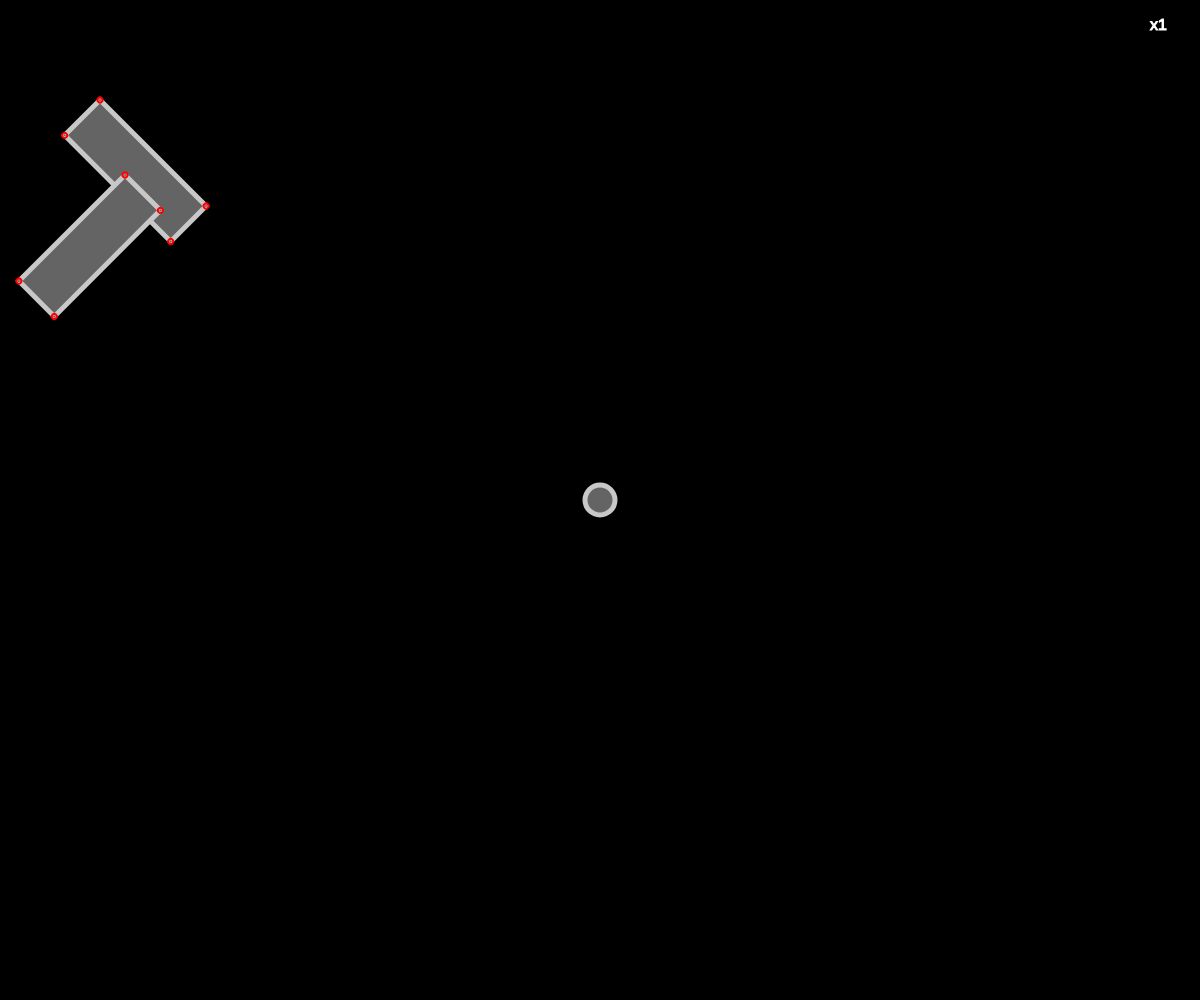
Frame 1 (no input)
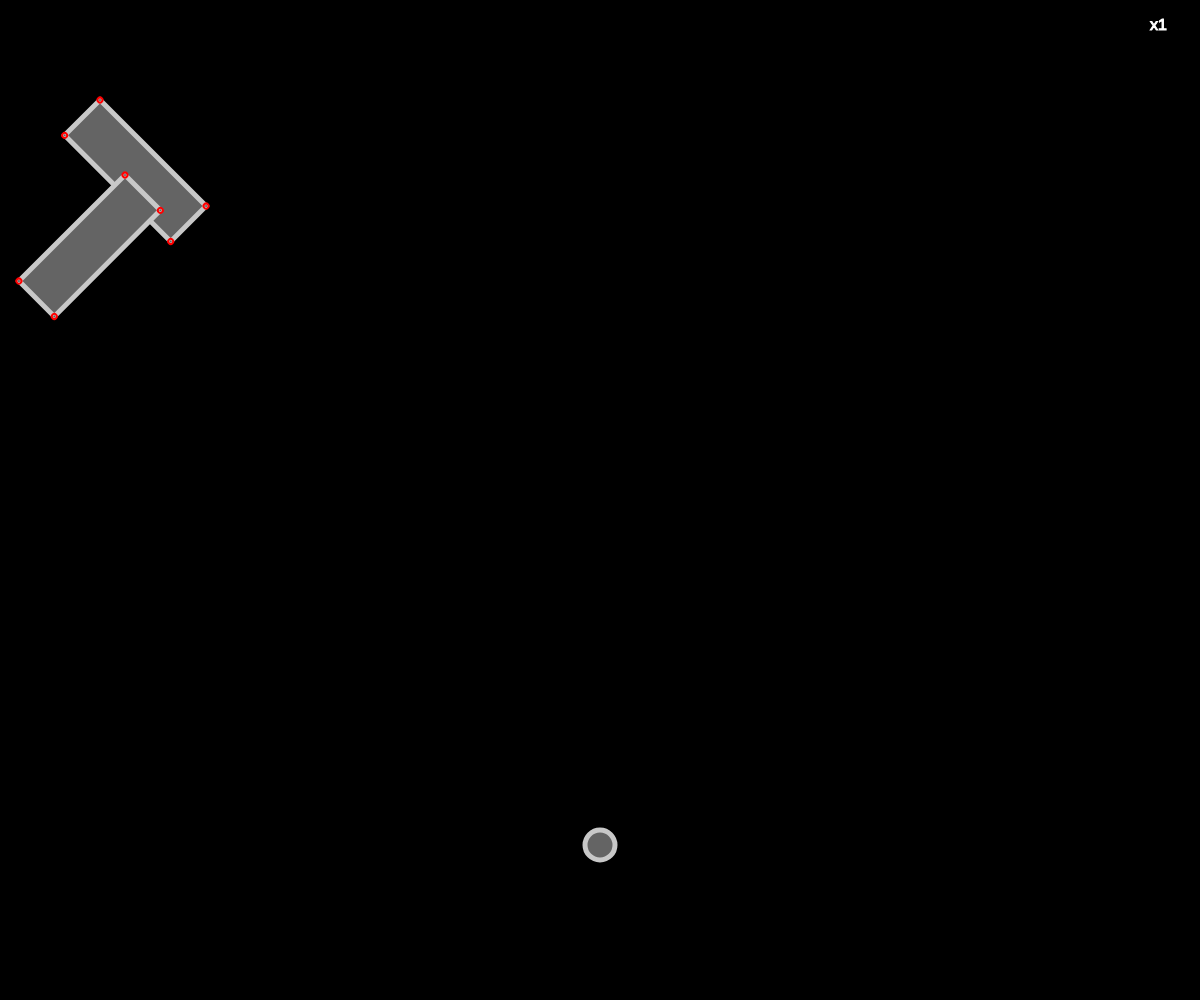
Frame 60 (no input)
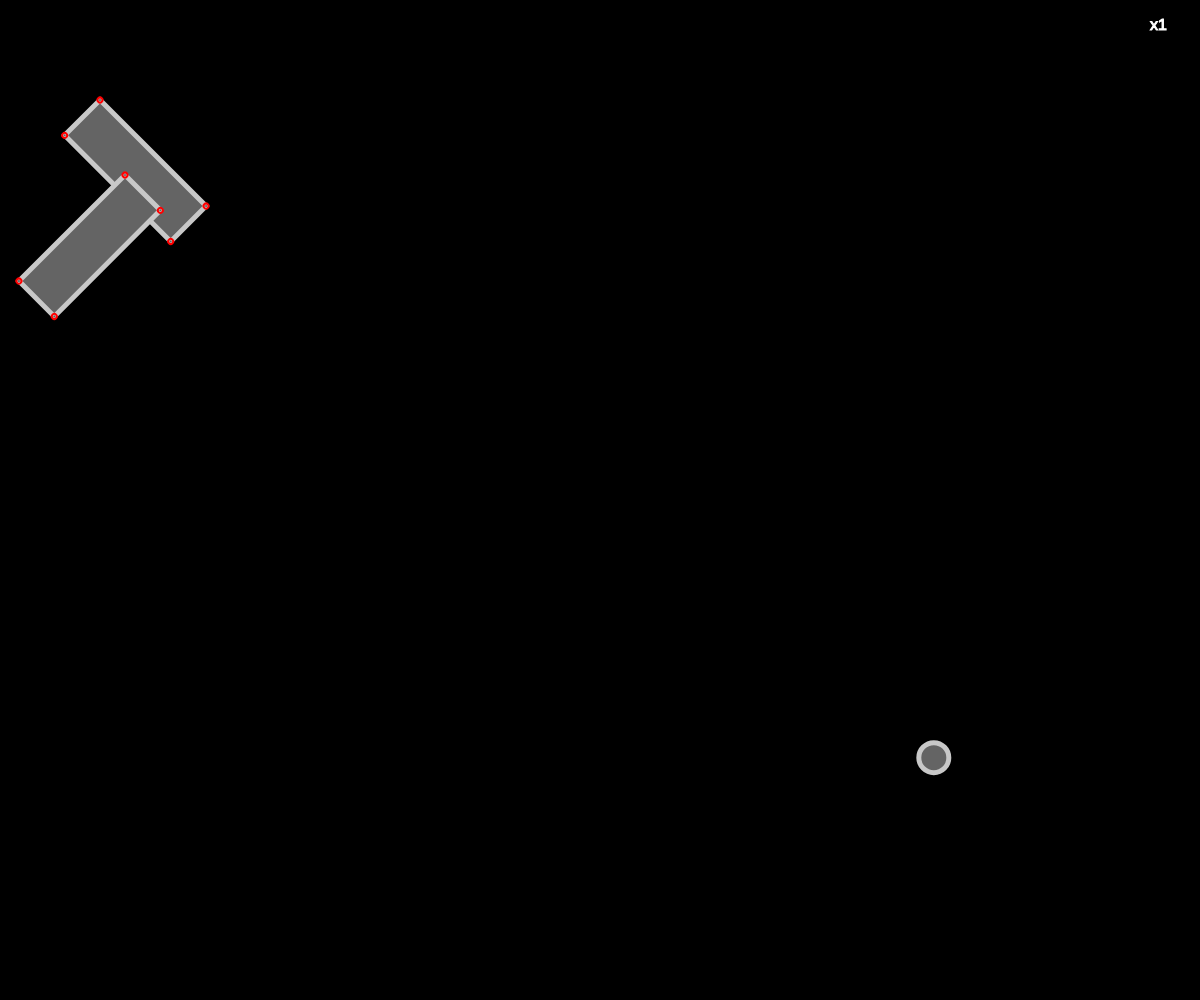
Frame 120 (the mouse pressed at the canvas centre since frame 60)

The p5.js sketch that drew these frames (run headless with seeded random() and noise() and a simulated clock; from frame 60 on, the mouse is pressed at the canvas centre):

// p5.js sketch
// ── sketch.js
let bolas = [];
let caixas = [];
let novo;
let vezes = 1.00;
let contador = 0;

function setup(){
    createCanvas(windowWidth, windowHeight);
    frameRate(60);
    bolas.push(new bola(width/2, height/2, 1));
    caixas.push(new caixa(100,100,150,50,5));
    caixas.push(new caixa(125,175,50,150,5));
}

function draw(){
    background(0);
    
    if(mouseIsPressed){
        let wind = createVector(0.2,0);
        for(let bola of bolas){
            bola.applyForce(wind);
        }
    }
    
    let abacate = new bola(50,50,3);
    
    for (let bola of bolas) {
        bola.update();
        bola.applyWeight();
        bola.edges();
        bola.show();
    }
    for (let caixa of caixas) {
        //bola.update();
        //bola.applyWeight();
        //bola.edges();
        caixa.show();
    }
    
    let x = 0;
    let y = 0;
    
    while(x < bolas.length){
        while(y < bolas.length){
            //console.log("x: ",x);
            //console.log("y: ",y);
            if(bolas[x].pos.x <= bolas[y].pos.x){
                if(bolas[x].intersects(bolas[y])){
                    //bolas[y].calculateColision(bolas[x]);
                    console.log("-");
                }    
            }else{
                if(bolas[y].intersects(bolas[x])){
                    //bolas[y].calculateColision(bolas[x]);
                    console.log("-");
                }    
            }
            
            y++;
        }   
        y = 0;
        x++;
    }
    stroke(255);
    strokeWeight(1);
    fill(255);
    textSize(16);
    round(vezes,2);
    text("x"+vezes,width-50,30);
}

function keyPressed(){
    if(keyCode === DOWN_ARROW){
        bolas.push(new bola(random(0,width), random(0,height-100), random(1,5)));
    }else if(keyCode === RIGHT_ARROW){
        bolas.push(new bola(100,100,5));
    }else if(keyCode === LEFT_ARROW){
        bolas.push(new bola(200,100,2));
    }else if(keyCode === BACKSPACE){
        bolas.pop();
    }else if(keyCode === UP_ARROW){
        for(let bola of bolas){
            let praCima = createVector(random(1*bola.m,5*bola.m),random(5*bola.m,20*bola.m));
            bola.applyForce(praCima);
        }
        vezes = 1;
    }else if(keyCode === 79){//o
        let forca = createVector(20,10);
        novo = new bola(50,100,2,"#FF0000")
        novo.applyForce(forca);
        bolas.push(novo);
    }else if(keyCode === 80){   //p
        let forca = createVector(-10,10);
        novo = new bola(width-50,100,5,"#0000FF");
        novo.applyForce(forca);
        bolas.push(novo);
    }else if(keyCode === 73){//i
        let forca = createVector(-1,3);
        novo = new bola(width-100,height-200,5,"#b4d455");
        novo.applyForce(forca);
        bolas.push(novo);
    }else if(keyCode === 85){//u
        let forca = createVector(1,3);
        novo = new bola(width-170,height-200,5,"#f42069");
        novo.applyForce(forca);
        bolas.push(novo);
    }else if(keyCode === 75){//k
        let forca = createVector(0.2,0);
        novo = new bola(10,height,1,"#00A648");
        novo.applyForce(forca);
        bolas.push(novo);
    }else if(keyCode === 76){//l
        let forca = createVector(-0.2,0);
        novo = new bola(75,height,1,"#D1CA00");
        novo.applyForce(forca);
        bolas.push(novo);
    }else if(keyCode === 81){//q
        for (let bola of bolas) {
            bola.vel.mult(0);
        }
        vezes = 1;
    }else if(keyCode === 87){//w
        for (let bola of bolas) {
            bola.vel.mult(0.80);
        }
        vezes *= 0.8;
    }else if(keyCode === 69){//e
        for (let bola of bolas) {
            bola.vel.mult(1.20);
        }
        vezes *= 1.2;
    }else if(keyCode == 78){//n
        let forca = createVector(-10,0);
        novo = new bola(width-100,height/2,3,"#00D86C");
        novo.applyForce(forca);
        bolas.push(novo);
    }else if(keyCode == 77){//m
        let forca = createVector(10,0);
        novo = new bola(100,height/2,3,"#D800AD");
        novo.applyForce(forca);
        bolas.push(novo);
    }
    
}





function colision(){
    /*contador = 0;   
    console.log("aaaaaaaaaaa");
    for(let x=0; x <= bolas.lenght-1; x++){
        console.log("bbbbbbbbbbb");
        for(let y=0; y <= bolas.lenght-1; y++){
            
            if(x == y){
                return
            }
            
            if(contador == 0){
                console.log(bolas[x]);
                console.log(bolas[y]);
            }            
            contador++;
            
            let colisionx = false;
            let colisiony = false;
            let colisionFinal = false;
            
            let bxx = bolas[x].pos.x;
            let bxy = bolas[x].pos.y;
            let bxr = bolas[x].pos.r;
            
            let byx = bolas[y].pos.x;
            let byy = bolas[y].pos.y;
            let byr = bolas[y].pos.r;
            if(bxx - bxr <= byx + byr && bxx + bxr >= byx - byr){
                colisionx = true;
                console.log("colisao x");
            }
            if(bxy - bxr <= byy + byr && bxy + bxr >= byy - byr){
                colisiony = true;
                console.log("colisao y");
            }
            if(colisionx && colisiony){
                colisionFinal = true;
                console.log("COLIDIU");
            }else{
                console.log("NAO COLIDIU");
            }
        }
    }
    
    
    
    
    
    
    
    
    
    
    
    
    
    
    
    
    
    for(let x of bolas){
        for(let y of bolas){
            
            console.log(x.pos.x);
            console.log(y.pos.x);
            console.log("-=-=-=-");
            console.log(x.pos.y);
            console.log(y.pos.y);
            if(x.pos.x == y.pos.x && x.pos.y == y.pos.y){
                console.log("retornou");
                return;
            }
            console.log("NAOOOOOOOO RETORNOUUUU");
            let d = x.pos.dist(y.pos);
            console.log(d);
            
        }
    
    
    
    
    
    */
    
    
    
    
    
}
// ── classBola.js
class bola{
    constructor(x,y,m,cor){
        this.pos = createVector(x,y);
        this.vel = createVector(0,0);
        this.acc = createVector(0,0);
        this.m = m;
        this.r = sqrt(m) * 15;
        this.gravity = createVector(0,0.2);
        this.cor = cor;
        this.ang = 0;
        this.angVelocity = 1;
        this.angAceleration = createVector(0,0);
        this.centerOfMass = createVector(this.pos.x,this.pos.y);
        this.currentColision = createVector(0,0);
        this.angCurrentColision = 0;
        this.finalColVel = createVector(0,0);
        this.finalColAngVel = createVector(0,0);
        this.distColisionP = createVector(0,0);
        this.impulse = 0;
        this.e = 1;
        this.n = createVector(0,0);
        this.i = 1;
        //this.preRelVel = createVector(0,0);
    }
    
    show(){
        strokeWeight(5);
        stroke(200);
        if(this.cor == undefined){
            fill(100);
        }else{
            fill(this.cor);     
        }
        push();
        translate(this.pos.x,this.pos.y);
        rotate(this.ang);
        ellipse(0,0, this.r*2);
        
        pop();
    }
    
    edges(){
        if (this.pos.x >= width-this.r) {
            this.pos.x = width-this.r;
            this.vel.x *= -1;
        } else if (this.pos.x <= this.r) {
            this.pos.x = this.r;
            this.vel.x *= -1;
        }
        if (this.pos.y >= height-this.r) {
            this.pos.y = height-this.r;
            this.vel.y *= -1;
        } else if (this.pos.y <= this.r) {
            this.pos.y = this.r;
            this.vel.y *= -1;
        }
    }
    
    update(){
        //let mouse = createVector(mouseX, mouseY);
        //this.acc = p5.Vector.sub(mouse, this.pos);
        //this.acc.setMag(0.1);
        
        //this.angAceleration += 0.00001;
        //this.angVelocity += this.angAceleration;
        //this.ang += this.angVelocity;
        this.vel.add(this.acc);
        this.vel.limit(10*this.m);
        this.pos.add(this.vel);
        this.acc.set(0, 0);
    }
    
    applyForce(force){
        let f = p5.Vector.div(force, this.m)
        this.acc.add(f);
    }
    
    applyWeight(){
        let wheight = p5.Vector.mult(this.gravity,this.m);
        this.acc.add(wheight);
    }
    
    intersects(other) {
        if(this.pos.equals(other.pos.x,other.pos.y)){
            return false;
        }
        var d = dist(this.pos.x, this.pos.y, other.pos.x, other.pos.y)
        if (d <= this.r + other.r) {
            this.pos.x = this.pos.x - 5;
            this.pos.y = this.pos.y - 5;
            other.pos.x = other.pos.x + 5;
            other.pos.y = other.pos.y + 5;
            //console.log(this.pos.x);
            //console.log(other.pos.x);
            //stroke(0,255 ,0);
            this.angCurrentColision=(this.pos.y - other.pos.y)/(this.pos.x - other.pos.x)
            this.angCurrentColision=(atan(this.angCurrentColision));
            
            other.angCurrentColision = this.angCurrentColision+PI;
            
            this.currentColision.x = this.pos.x + this.r * cos(this.angCurrentColision);
            this.currentColision.y = this.pos.y + this.r * sin(this.angCurrentColision);
            other.currentColision.x = other.pos.x + other.r * cos(other.angCurrentColision);
            other.currentColision.y = other.pos.y + other.r * sin(other.angCurrentColision);
            
            this.distColisionP = this.pos.dist(this.currentColision);
            other.distColisionP = other.pos.dist(this.currentColision);
            //console.log("this.angCurrentColision: ",this.angCurrentColision);
            
            //console.log("this.currentColision.x: ",this.currentColision.x);
            //console.log("this.currentColision.y: ",this.currentColision.y);
            
            this.calculateColision1(other);
            
            stroke(0,255,255);
            //line(0,this.currentColision.y,width,this.currentColision.y);
            stroke(255,0,255);
            //line(this.currentColision.x,0,this.currentColision.x,height);
            stroke(0,255,0);
            //line(this.pos.x,this.pos.y,other.pos.x,other.pos.y);
//            line(a,a,a,a);
            return true;
        } else {
          return false;
        }
    }
    
    calculateColision1(other){
        this.calculateNormal();
        let Vap1 = createVector(0,0);
        let Vbp1 = createVector(0,0);
        let Vap2 = createVector(0,0);
        let Vbp2 = createVector(0,0);
        let Rap = this.currentColision;        
        let Rbp = other.currentColision;
        let Vab1 = createVector(0,0);
        let Vab2 = createVector(0,0);
        //let normal = createVector(0,0);
        let normal = this.n;
        let Va2 = createVector(0,0);
        let Vb2 = createVector(0,0);
        let Va1 = this.vel;
        let Vb1 = other.vel;
        let AAngFinal = 0;
        let BAngFinal = 0;
        let impulse = 0;
        
        //
        let e1 = createVector(0,0);
        
        e1 = Rap.dot(this.angVelocity);
        Vap1 = Va1.add(e1);
        //
        let e2 = createVector(0,0);
        
        e2 = Rbp.dot(other.angVelocity);
        Vbp1 = Vb1.add(e2);
        //
        
        //
        Vab1 = p5.Vector.sub(Vap1,Vbp1);
        Vab2 = p5.Vector.sub(Vap2,Vbp2);
        //
        
        //
        normal = Vab1.dot(this.n);
        //
        
        //
        let f1,f2,f3;
        let f1_1;
        let f1_2 = createVector(0,0);
        let f2_1 = createVector(0,0);
        let f3_1 = createVector(0,0);
        f1_1 = -(1 + this.e);
        f1_2 = Vab1.dot(this.n);
        f1 = f1_1*f1_2
        
        f2_1 = Rap.dot(this.n);
        f2 = (1/this.m) + (1/other.m) + pow(f2_1,2)/this.i;
        
        f3_1 = Rbp.dot(this.n);
        f3 = pow(f3_1,2)/other.i;
        
        impulse = f1 / (f2 / f3);
        //
        
        //
        let g1_1 = createVector(0,0);
        let g1 = createVector(0,0);
        
        console.log("a");
        console.log(this.n);
        console.log(this.n.mag());
        g1_1 = p5.Vector.mult(impulse,this.n,g1_1);
        console.log("b");
        g1 = p5.Vector.div(g1_1,this.m,g1);
        Va2 = p5.Vector.add(Va1,g1);
        //
        let g2_1 = createVector(0,0);
        let g2 = createVector(0,0);
        g2_1 = p5.Vector.mult(impulse,this.n,g2_1);
        g2 = p5.Vector.div(g2_1,other.m,g2);
        Vb2 = p5.Vector.sub(Vb1,g2);        
        //
        
        this.changeVel(Va2);
        this.changeAngVel();
        other.changeVel(Vb2);
        other.changeAngVel();
    }
    
    changeVel(force){
        //console.log("BC // this.vel: ",this.vel);
        this.vel = force;
        //console.log("AC // this.vel: ",this.vel);
    }
    
    changeAngVel(){
        this.angVelocity = this.finalColAngVel;
        //console.log("this.angVelocity: ",this.angVelocity);
    }
    
    calculateNormal(other){
        let x,y;
        push();
            translate(this.currentColision.x,this.currentColision.y);
            x = this.pos.x;
            y = this.pos.y;
            //console.log("x - DENTRO do translate: ",x);
            //console.log("y - DENTRO do translate: ",y);
        pop();
        this.n.x = x;
        this.n.y = y;
        this.n.normalize();
        //console.log("this.n: ",this.n);
        //console.log("x - FORA do translate: ",x);
        //console.log("y - FORA do translate: ",y);
    }
}

// ── classCaixa.js
class caixa{
    constructor(x,y,w,h,m,cor){
        this.pos = createVector(x,y);
        this.vel = createVector(0,0);
        this.acc = createVector(0,0);
        this.m = m;
        this.w = w;
        this.h = h;
        this.gravity = createVector(0,0.2);
        this.cor = cor;
        this.ang = PI/4;
        this.angVelocity = 1;
        this.angAceleration = createVector(0,0);
        this.centerOfMass = createVector(this.pos.x,this.pos.y);
        this.currentColision = createVector(0,0);
        this.angCurrentColision = 0;
        this.finalColVel = createVector(0,0);
        this.finalColAngVel = createVector(0,0);
        this.distColisionP = createVector(0,0);
        this.impulse = 0;
        this.e = 1;
        this.n = createVector(0,0);
        this.i = 1;
    }

    show(){
        strokeWeight(5);
        stroke(200);
        if(this.cor == undefined){
            fill(100);
        }else{
            fill(this.cor);     
        }
        push();
        translate(this.pos.x,this.pos.y);
        rotate(this.ang);
        rect(0,0,this.w,this.h);
        stroke(255,0,0);
        circle(0,0,2);
        circle(this.w,0,2);
        circle(this.w,this.h,2);
        circle(0,this.h,2);
        pop();
    }
}
